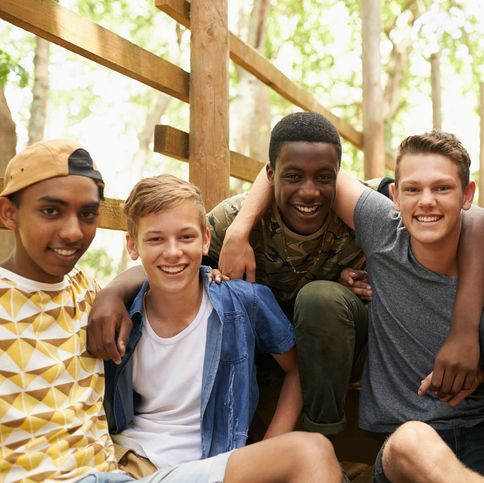
#> input picture Face Detection using image/group.jpg, 484 x 483 px, found by its file name
$ python FaceDetection_image.py
#> lines starting #> are read from the running program, lines starting #| are printed output that depends on the picture; after the words box and inside, x2 and y2 are one past the last pixel; in counts of white or black regions, pixels touching at a corner belong together
import cv2

faceCascade = cv2.CascadeClassifier('haarcascade_frontalface_default.xml')
img = cv2.imread("C:/Users/Kamalesh/Python program_ test/Virtual paint assignment/Face Detection/Face Detection - image/group.jpg")
#> img is the input picture: shape (483, 484, 3); mean B, G, R 115.8, 140.7, 159.9
imgGray = cv2.cvtColor(img,cv2.COLOR_BGR2GRAY)
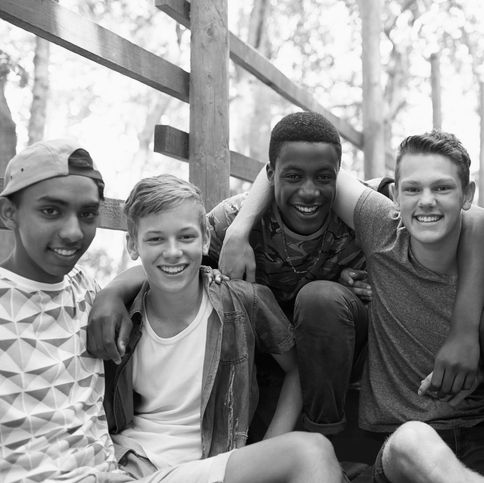
#> imgGray: shape (483, 484); min 0, max 255, mean 143.6
# imgGray = cv2.imwrite("C:/Users/Kamalesh/Python program_ test/Virtual paint assignment/Face Detection/Face Detection - image/group_new.jpg",imgGray)

faces = faceCascade.detectMultiScale(imgGray,1.1,4)
#> faces = [[269, 149, 76, 76], [389, 157, 79, 79], [129, 207, 82, 82], [20, 176, 98, 98]]

while True:
    for (x,y,w,h) in faces:
        cv2.rectangle(img,(x,y),(x+w,y+h),(255,0,0),3)
        cv2.imshow("Result",img)
#> this loop made 4 passes
#> pass 1, `cv2.imshow("Result",img)`:
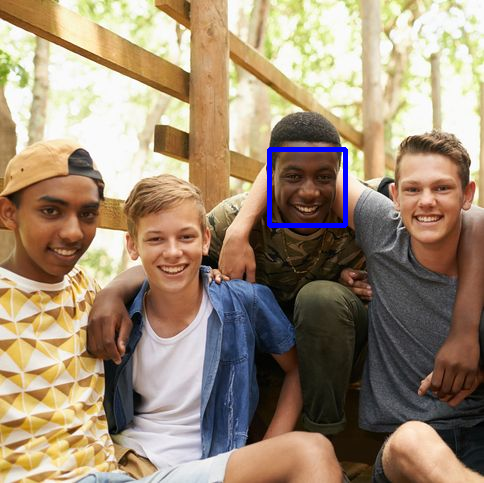
#> window 'Result': shape (483, 484, 3); mean B, G, R 117, 140.1, 159.1
#> pass 2, `cv2.imshow("Result",img)`:
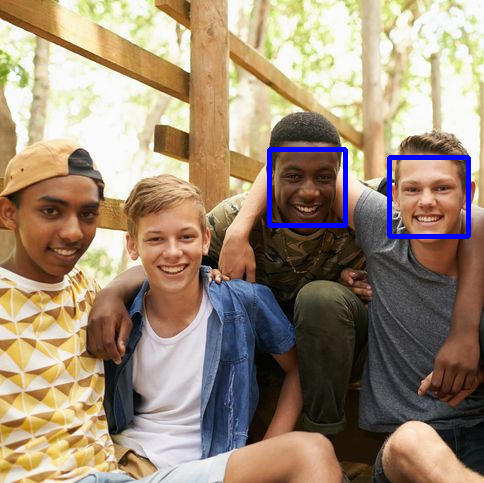
#> window 'Result': shape (483, 484, 3); mean B, G, R 118.1, 139.3, 158.1
#> after the loop:
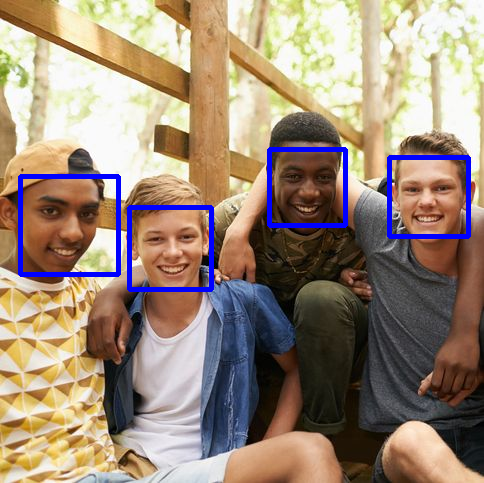
#> img: shape (483, 484, 3); 2.85% of pixels changed, all inside (x1, y1, x2, y2) = (18, 147, 471, 292)
    if cv2.waitKey(1) & 0xFF == ord('q'):
#> (key q is pressed here)
        break
